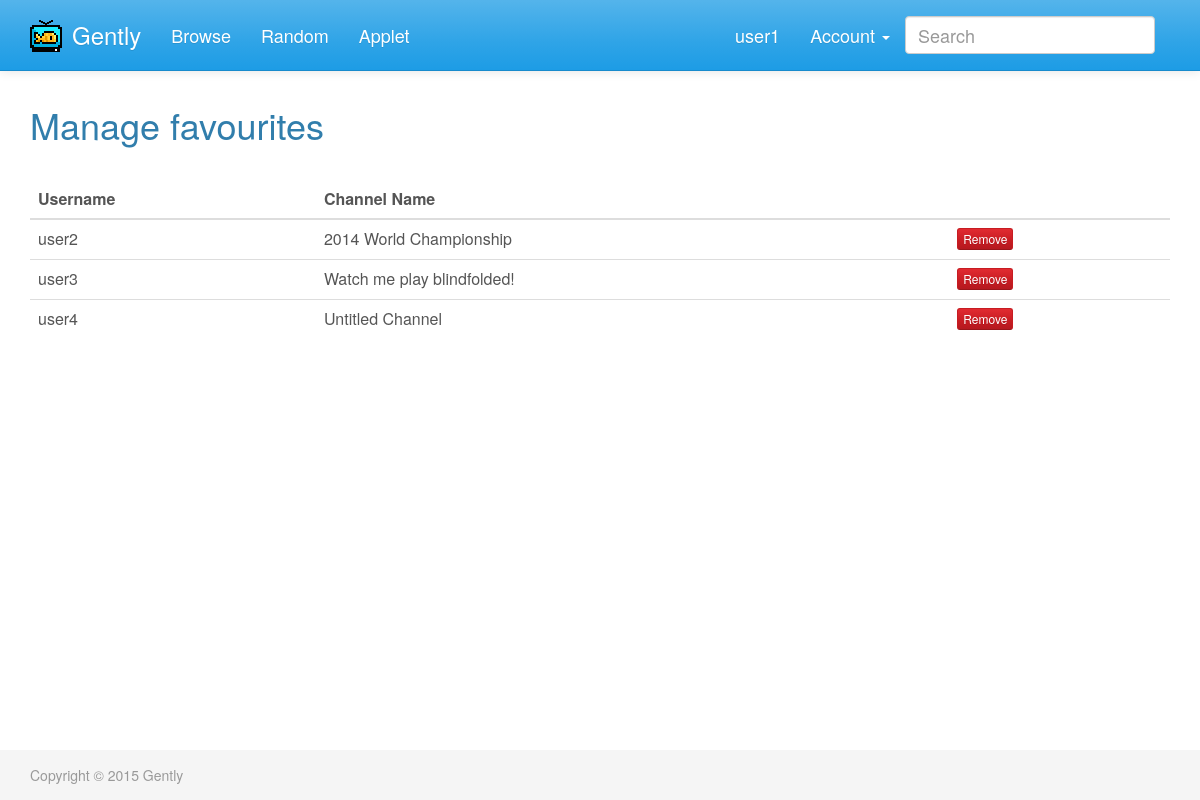
The page /managefavourites.php (signed in) on the database its author committed.
### tables this page shows
CREATE TABLE IF NOT EXISTS `channel` (
  `username` varchar(32) NOT NULL,
  `streamkey` int(11) NOT NULL,
  `name` varchar(255) NOT NULL,
  `description` longtext NOT NULL,
  `thumbnail` varchar(37) NOT NULL,
  `viewers` int(11) NOT NULL,
  `online` int(11) NOT NULL,
  `enabled` int(11) NOT NULL,
  PRIMARY KEY (`username`),
  UNIQUE KEY `streamkey` (`streamkey`),
  KEY `viewers` (`viewers`),
  KEY `name` (`name`),
  KEY `viewers_2` (`viewers`),
  KEY `streamkey_2` (`streamkey`),
  KEY `username_2` (`username`),
  FULLTEXT KEY `username` (`username`),
  FULLTEXT KEY `description` (`description`),
  FULLTEXT KEY `description_2` (`description`),
  FULLTEXT KEY `description_3` (`description`)
);

### managefavourites.php (the view, shortened to what this page needs)
<html>
<head>
<link href="css/bootstrap.min.css" rel="stylesheet">
</head>
<body>
<?php include 'navbar.php';?>
<?php
$servername = "localhost";
$username = "gently";
$password = "downthestream";
$dbname = "gently";
$conn = mysqli_connect($servername, $username, $password, $dbname);
$sql = "SELECT * FROM `favourites` WHERE username='".$_SESSION['username']."'";
$result = mysqli_query($conn, $sql);
if (mysqli_num_rows($result) > 0) {
	$fav = "";
	while ($row = mysqli_fetch_assoc($result)){
		$fav = $fav."','".$row['favourites'];
	}
	$fav = substr($fav, 2)."'";
	$sql = "SELECT * FROM `channel` WHERE `username` IN (".$fav.") ORDER BY `username`";
	$result = mysqli_query($conn, $sql);
	echo '
<div class="container">
	<div class="row">
		<div class="col-md-12">
		<h1>Manage favourites</h1>
		<br>
			<table class="table table-hover">
		      <thead>
		        <tr>
		          <th>Username</th>
		          <th>Channel Name</th>
		          <th></th>
		        </tr>
		      </thead>
		      <tbody>
	';
	while($row = mysqli_fetch_assoc($result)) {
		echo '
				<tr class="'.$row["username"].'">
		          <td>'.$row["username"].'</td>
		          <td>'.$row["name"].'</td>
		          <td><a href="managefavourites.php?remove='.$row["username"].'" onclick="return confirm(\'Are you sure?\')"><button class="btn btn-danger btn-xs">Remove</button></a></td>
		        </tr>
		';
	}
	echo '		      </tbody>
		    </table>
		</div>
	</div>
</div>
	';
}
?>
</body>
</html>

### rows shown on the page
channel: username "user2", name "2014 World Championship"
channel: username "user3", name "Watch me play blindfolded!"
channel: username "user4", name "Untitled Channel"

### other values the page prints
$_SESSION ["username"] "user1"
